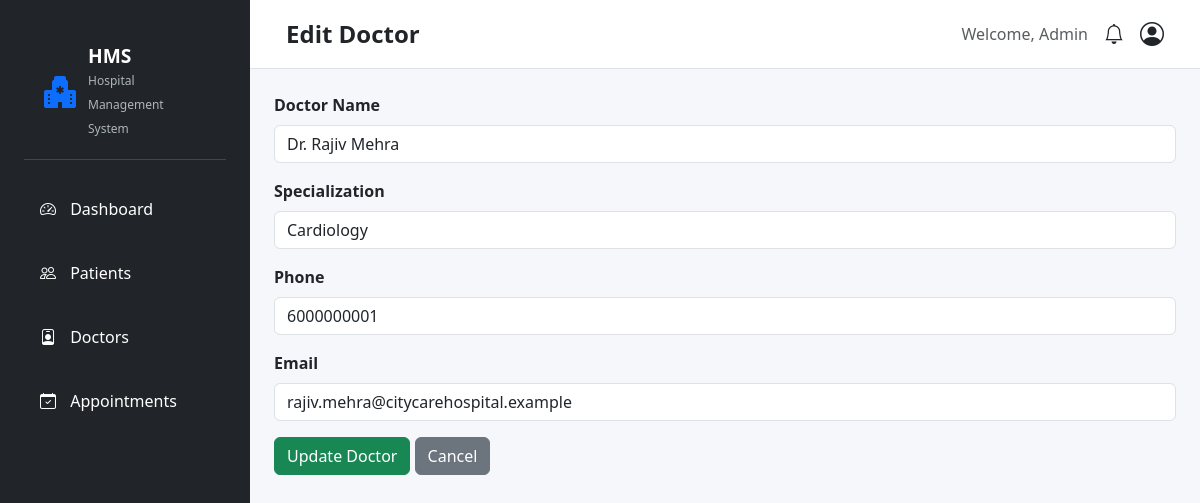
Screenshot of /edit-doctor/1 with the database file from the repository.
### tables this page shows
CREATE TABLE doctors (
    id INTEGER PRIMARY KEY AUTOINCREMENT,
    name TEXT NOT NULL,
    specialization TEXT NOT NULL,
    phone TEXT,
    email TEXT
);

### app.py (the view, shortened to what this page needs)
@app.route("/edit-doctor/<int:id>", methods=["GET", "POST"])
def edit_doctor(id):
    connection = get_db_connection()
    cursor = connection.cursor()
    cursor.execute(
        "SELECT * FROM doctors WHERE id = ?",
        (id,)
    )
    doctor = cursor.fetchone()
    connection.close()
    return render_template(
        "edit_doctor.html",
        page_title="Edit Doctor",
        doctor=doctor
    )

### database/db.py (called while the page is built)
def get_db_connection():
    connection = sqlite3.connect(DATABASE_PATH)
    connection.row_factory = sqlite3.Row
    connection.execute("PRAGMA foreign_keys = ON")
    return connection

### templates/edit_doctor.html
{% extends "base.html" %}
{% block content %}
<form method="POST">
    <div class="mb-3">
        <label class="form-label">Doctor Name</label>
        <input
            type="text"
            name="name"
            class="form-control"
            value="{{ doctor[1] }}"
            required>
    </div>
    <div class="mb-3">
        <label class="form-label">Specialization</label>
        <input
            type="text"
            name="specialization"
            class="form-control"
            value="{{ doctor[2] }}"
            required>
    </div>
    <div class="mb-3">
        <label class="form-label">Phone</label>
        <input
            type="text"
            name="phone"
            class="form-control"
            value="{{ doctor[3] }}">
    </div>
    <div class="mb-3">
        <label class="form-label">Email</label>
        <input
            type="email"
            name="email"
            class="form-control"
            value="{{ doctor[4] }}">
    </div>
    <button type="submit" class="btn btn-success">
        Update Doctor
    </button>
    <a href="/doctors" class="btn btn-secondary">
        Cancel
    </a>
</form>
<div class="container pb-5"></div>
{% endblock %}

### static/css/style.css (style rules this page uses)
* { box-sizing: border-box; }
body { margin: 0; background-color: #f5f7fa; font-family: 'Segoe UI', Tahoma, Geneva, Verdana, sans-serif; }
a { text-decoration: none; }
.form-label { font-weight: 600; margin-bottom: 8px; }

### rows the page displays
doctors: name "Dr. Rajiv Mehra", specialization "Cardiology", phone "6000000001", email "rajiv.mehra@citycarehospital.example"

### other values shown
{{ page_title | default('Dashboard') }} "Edit Doctor"
